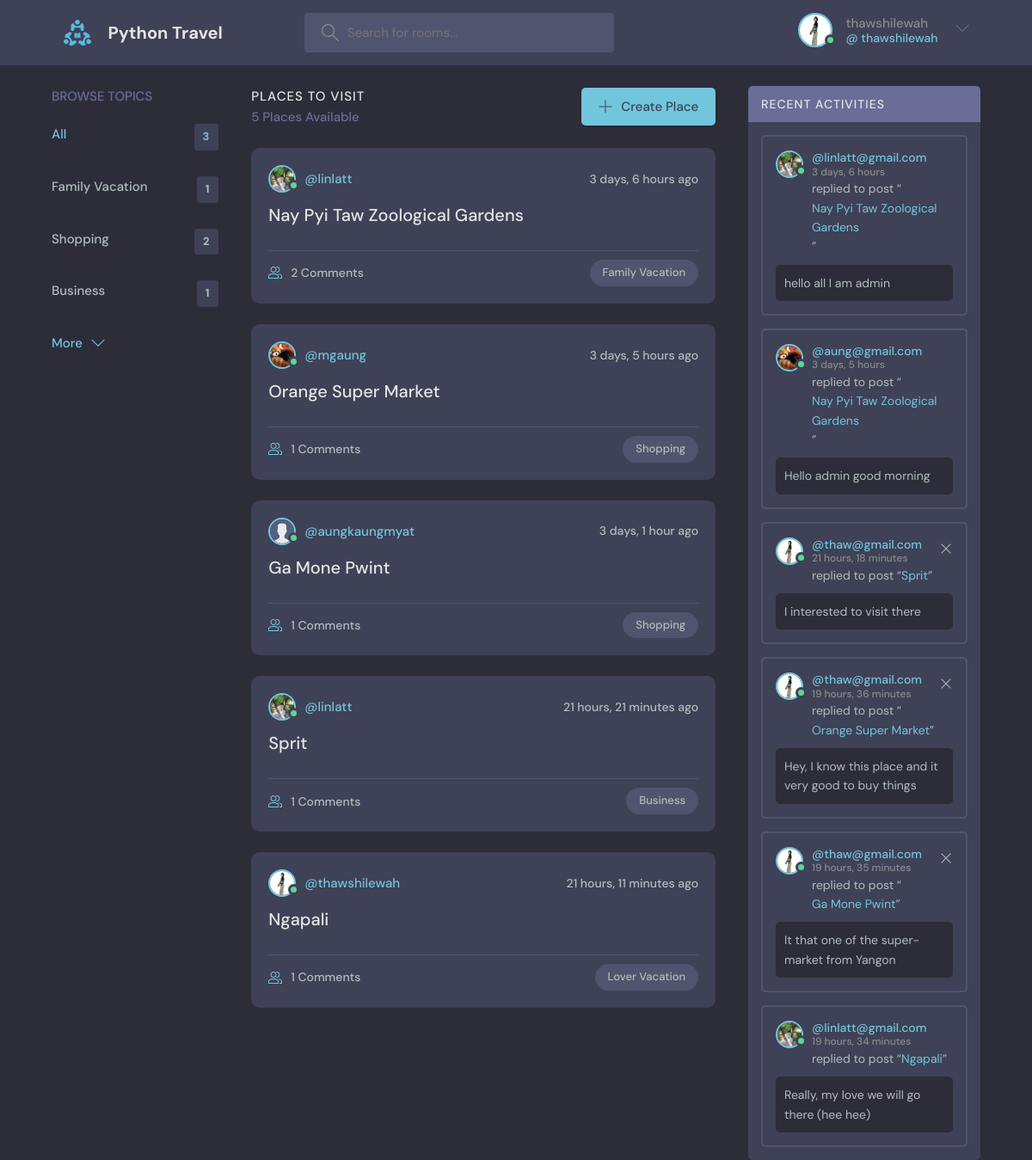
The page / (signed in) on the database its author committed.
### place/models.py (models this page shows, shortened)
class User(AbstractUser):
    name = models.CharField(max_length=200, null=True)
    email = models.EmailField(null=True, unique=True)
    avatar = models.ImageField(null=True, default="avatar.svg")
    bio = models.TextField(null=True)
    USERNAME_FIELD = 'email'
    REQUIRED_FIELDS = []

class Topic(models.Model):
    name = models.CharField(max_length=200)

class Places(models.Model):
    topic = models.ForeignKey(Topic, on_delete=models.SET_NULL, null=True)
    upload_by = models.ForeignKey(User, on_delete=models.SET_NULL, null=True)
    name = models.CharField(max_length=200)
    located = models.CharField(max_length=200)
    hotel_name = models.CharField(max_length=200)
    description = models.TextField()
    participants = models.ManyToManyField(User, related_name='participants', blank=True)
    create = models.DateTimeField(auto_now_add=True)
    update = models.DateTimeField(auto_now=True)
    def __str__(self):
        return self.name

class Message(models.Model):
    user = models.ForeignKey(User, on_delete=models.CASCADE)
    place = models.ForeignKey(Places, on_delete=models.CASCADE)
    order_hotel = models.TextField()
    create = models.DateTimeField(auto_now_add=True)
    update = models.DateTimeField(auto_now=True)
    def __str__(self):
        return self.order_hotel

### place/views.py (the view)
# urls.py: 2. Add a URL to urlpatterns:  path('', views.home, name='home')
@login_required(login_url='/login')
def home(request):
    q = request.GET.get('q') \
        if request.GET.get('q') != None \
        else ''
    places = Places.objects.filter(
        Q(topic__name__icontains=q) |
        Q(name__icontains=q) |
        Q(located__icontains=q)
    )
    topics = Topic.objects.all()[0:3]
    comments = Message.objects.filter(Q(place__topic__name__icontains=q))
    context = {'places': places, 'topics': topics, 'comments': comments}
    return render(request, 'place/home.html', context)

### place/templates/place/home.html (shortened to what this page needs)
{% extends 'main.html' %}
{% block content %}
    <main class="layout layout--3">
      <div class="container">
        {% include 'place/topics.html' %}
        <div class="roomList">
          <div class="roomList__header">
            <div>
              <h2>Places to visit</h2>
              <p>{{places.count}} Places Available</p>
            </div>
            <a class="btn btn--main" href="{% url 'create-place' %}">
              <svg version="1.1" xmlns="http://www.w3.org/2000/svg" width="32" height="32" viewBox="0 0 32 32">
                <title>add</title>
                <path
                  d="M16.943 0.943h-1.885v14.115h-14.115v1.885h14.115v14.115h1.885v-14.115h14.115v-1.885h-14.115v-14.115z"
                ></path>
              </svg>
              Create Place
            </a>
          </div>
        {% include 'place/feed.html' %}
        </div>
        {% include 'place/activity.html' %}
      </div>
    </main>
{% endblock %}

### templates/nav.html (shortened to what this page needs)
{% load static %}
<header class="header header--loggedIn">
      <div class="container">
        <a href="{% url 'home' %}" class="header__logo">
          <img src="{% static 'images/logo.svg' %}"/>
          <h1>Python Travel</h1>
        </a>
        <form class="header__search" method="GET" action="{% url 'home' %}">
          <label>
            <input name="q" placeholder="Search for rooms..." />
          </label>
        </form>
        <nav class="header__menu">
          {% if request.user.is_authenticated %}
          <div class="header__user">
            <a href="{% url 'user-profile' user.id %}">
              <div class="avatar avatar--medium active">
                <img src="{{request.user.avatar.url}}" />
              </div>
              <p>{{request.user.username}}<span>@ {{request.user.username}}</span></p>
            </a>
            <button class="dropdown-button">
              <svg version="1.1" xmlns="http://www.w3.org/2000/svg" width="32" height="32" viewBox="0 0 32 32">
                <title>chevron-down</title>
                <path d="M16 21l-13-13h-3l16 16 16-16h-3l-13 13z"></path>
              </svg>
            </button>
          </div>
          {% else %}
          <a href="{% url 'login' %}">
            <img src="{% static 'images/avatar.svg' %}" />
            <p>Login</p>
          </a>
          {% endif %}
        </nav>
      </div>
    </header>

### place/templates/place/topics.html
<div class="topics">
          <div class="topics__header">
            <h2>Browse Topics</h2>
          </div>
          <ul class="topics__list">
            <li>
              <a href="{% url 'home' %}" class="active">All <span>{{topics.count}}</span></a>
            </li>
              {% for topic in topics %}
            <li>
              <a href="{% url 'home' %}?q={{topic.name}}">{{topic.name}}<span>{{topic.places_set.all.count}}</span></a>
            </li>
            {% endfor %}
          </ul>
          <a class="btn btn--link" href="{% url 'mobile-topics' %}">
            More
            <svg version="1.1" xmlns="http://www.w3.org/2000/svg" width="32" height="32" viewBox="0 0 32 32">
              <title>chevron-down</title>
              <path d="M16 21l-13-13h-3l16 16 16-16h-3l-13 13z"></path>
            </svg>
          </a>
        </div>

### place/templates/place/feed.html (shortened to what this page needs)
{% for place in places %}
<div class="roomListRoom">
            <div class="roomListRoom__header">
              <a href="{% url 'user-profile' place.upload_by.id %}" class="roomListRoom__author">
                <div class="avatar avatar--small active">
                  <img src="{{place.upload_by.avatar.url}}" />
                </div>
                <span>@{{place.upload_by.username}}</span>
              </a>
              <div class="roomListRoom__actions">
                <span>{{place.create|timesince}} ago</span>
              </div>
            </div>
            <div class="roomListRoom__content">
              <a href="{% url 'places' place.id %}">{{place.name}}</a>
            </div>
            <div class="roomListRoom__meta">
              <a href="{% url 'places' place.id %}" class="roomListRoom__joined">
                {{place.participants.all.count}} Comments
              </a>
              <p class="roomListRoom__topic">{{place.topic.name}}</p>
            </div>
          </div>
{% endfor %}

### place/templates/place/activity.html
<div class="activities">
          <div class="activities__header">
            <h2>Recent Activities</h2>
          </div>
    {% for comment in comments %}
          <div class="activities__box">
            <div class="activities__boxHeader roomListRoom__header">
              <a href="{% url 'user-profile' comment.user.id %}" class="roomListRoom__author">
                <div class="avatar avatar--small active">
                  <img src="{{comment.user.avatar.url}}" />
                </div>
                <p>
                  @{{comment.user}}
                  <span>{{comment.create|timesince}}</span>
                </p>
              </a>
              {% if request.user == comment.user %}
              <div class="roomListRoom__actions">
                <a href="{% url 'delete-comment' comment.id %}">
                  <svg version="1.1" xmlns="http://www.w3.org/2000/svg" width="32" height="32" viewBox="0 0 32 32">
                    <title>remove</title>
                    <path
                      d="M27.314 6.019l-1.333-1.333-9.98 9.981-9.981-9.981-1.333 1.333 9.981 9.981-9.981 9.98 1.333 1.333 9.981-9.98 9.98 9.98 1.333-1.333-9.98-9.98 9.98-9.981z"
                    ></path>
                  </svg>
                </a>
              </div>
              {% endif %}
            </div>
            <div class="activities__boxContent">
              <p>replied to post “<a href="{% url 'places' comment.place.id %}">{{comment.place}}</a>”</p>
              <div class="activities__boxRoomContent">
                  <p>{{comment}}</p>
              </div>
            </div>
          </div>
    {% endfor %}
        </div>

### rows shown on the page
User: user.avatar (picture), user.username "thawshilewah"
Topic: name "Family Vacation", places_set.all.count "1"
Topic: name "Shopping", places_set.all.count "2"
Topic: name "Business", places_set.all.count "1"
Places: upload_by.avatar (picture), upload_by.username "linlatt", create "3 days, 6 hours", name "Nay Pyi Taw Zoological Gardens", participants.all.count "2", topic.name "Family Vacation"
Places: upload_by.avatar (picture), upload_by.username "mgaung", create "3 days, 5 hours", name "Orange Super Market", participants.all.count "1", topic.name "Shopping"
Places: upload_by.avatar (placeholder picture), upload_by.username "aungkaungmyat", create "3 days, 1 hour", name "Ga Mone Pwint", participants.all.count "1", topic.name "Shopping"
Places: upload_by.avatar (picture), upload_by.username "linlatt", create "21 hours, 21 minutes", name "Sprit", participants.all.count "1", topic.name "Business"
Places: upload_by.avatar (picture), upload_by.username "thawshilewah", create "21 hours, 11 minutes", name "Ngapali", participants.all.count "1", topic.name "Lover Vacation"
Message: user.avatar (picture), user "linlatt@gmail.com", create "3 days, 6 hours", place "Nay Pyi Taw Zoological Gardens", order_hotel "hello all I am admin"
Message: user.avatar (picture), user "aung@gmail.com", create "3 days, 5 hours", place "Nay Pyi Taw Zoological Gardens", order_hotel "Hello admin good morning"
Message: user.avatar (picture), user "thaw@gmail.com", create "21 hours, 18 minutes", place "Sprit", order_hotel "I interested to visit there"
Message: user.avatar (picture), user "thaw@gmail.com", create "19 hours, 36 minutes", place "Orange Super Market", order_hotel "Hey, I know this place and it very good to buy things"
Message: user.avatar (picture), user "thaw@gmail.com", create "19 hours, 35 minutes", place "Ga Mone Pwint", order_hotel "It that one of the super-market from Yangon"
Message: user.avatar (picture), user "linlatt@gmail.com", create "19 hours, 34 minutes", place "Ngapali", order_hotel "Really, my love we will go there (hee hee)"

### other values the page prints
{{ topics.count }} "3"
{{ places.count }} "5"
